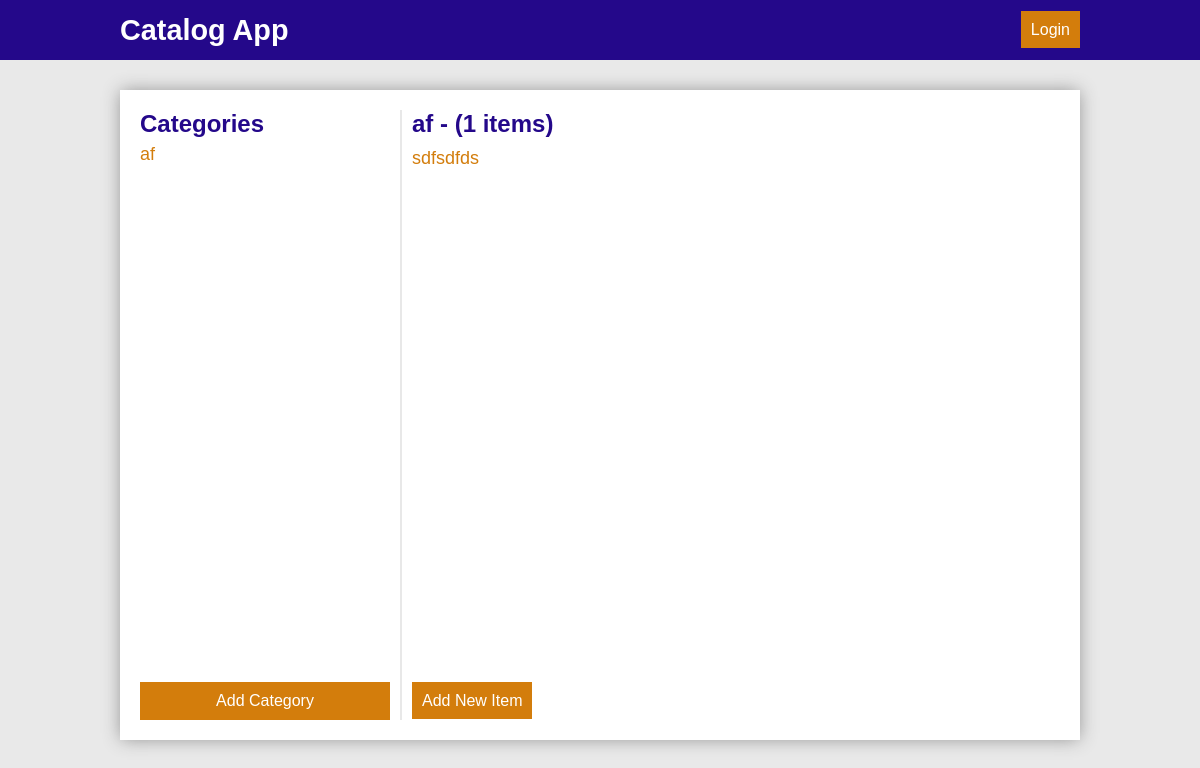
The app's page /catalog/1/items, older data.
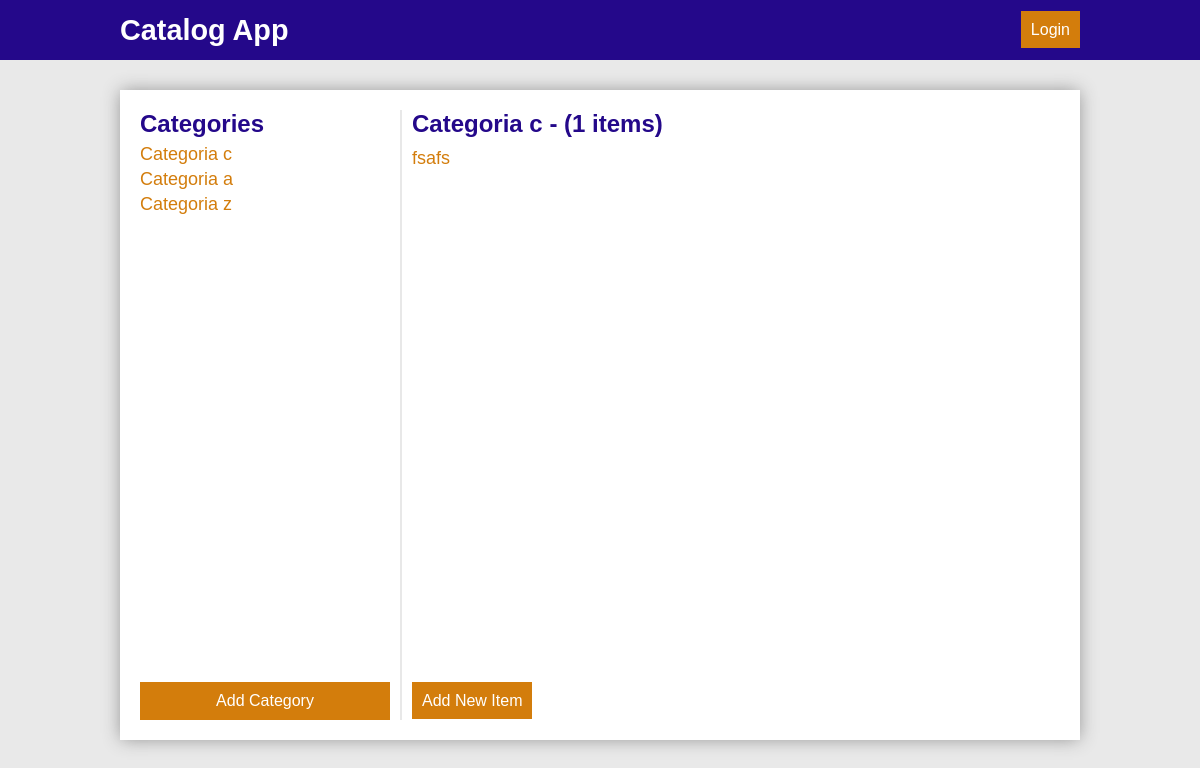
The same page, newer data.
### models.py (models this page shows, shortened)
class Category(Base):
    __tablename__ = 'category'
    id = Column(Integer, primary_key=True)
    title = Column(String(120), nullable=False)
    user_id = Column(Integer, ForeignKey('user.id'))
    user = relationship(User)
    created_at = Column(TIMESTAMP, default=datetime.utcnow, nullable=False)
    updated_at = Column(TIMESTAMP, default=datetime.utcnow,
                        onupdate=datetime.utcnow, nullable=False)

class Item(Base):
    __tablename__ = 'item'
    id = Column(Integer, primary_key=True)
    title = Column(String(120), nullable=False)
    description = Column(String(400), nullable=False)
    user_id = Column(Integer, ForeignKey('user.id'))
    user = relationship(User)
    created_at = Column(TIMESTAMP, default=datetime.utcnow, nullable=False)
    updated_at = Column(TIMESTAMP, default=datetime.utcnow,
                        onupdate=datetime.utcnow, nullable=False)
    categoryId = Column(Integer, ForeignKey('category.id'))
    category = relationship(Category)

### main.py (the view)
@app.route("/catalog/<int:categoryId>/items")
def showCatalogItems(categoryId):
    categories = crud.getAllCategories()
    items = crud.getItemsByCategory(categoryId)
    category = crud.getCategoryById(categoryId)
    return render_template('items.html', categories=categories, items=items, itemsCount=len(items), category=category)  # noqa

### crud.py (called while the page is built)
def getAllCategories():
    return session.query(Category).all()

def getItemsByCategory(categoryId):
    return session.query(Item).order_by(
        Item.created_at).filter_by(categoryId=categoryId).all()

def getCategoryById(categoryId):
    return session.query(Category).filter_by(id=categoryId).one()

### main.py (called while the page is built)
@app.before_request
def getCurrentUser():
    if 'email' in login_session:
        user = crud.getUserByEmail(login_session['email'])
        if user is not None:
            g.user = user
            g.userId = user.id
            g.userName = user.name
            g.userPicture = user.picture
            g.userEmail = user.email
    else:
        g.user = None

### templates/items.html (shortened to what this page needs)
{% extends "layout.html" %} {% block title %}Index{% endblock %} {% block head %} {{ super() }} {% endblock %}{%block navbar%}{{
super() }}{%endblock%}{% block content %}
<aside id="side">
    <div>
        <h3>Categories</h3>
        <ul>
            {% for c in categories %}
            <li>
                <a href="{{url_for('showCatalogItems', categoryTitle = c.title, categoryId = c.id)}}" class="list-item">{{c.title}}</a>
            </li>
            {% endfor %}
        </ul>
    </div>
    <a href="{{url_for('newCategory')}}" class="btn btn-primary">Add Category</a>
</aside>
<div id="line"></div>
<article id="article" class="main">
    <div>
        <div id="top-article">
            <h2>{{category.title}} - ({{itemsCount}} items) </h2>
        </div>
        <ul>
            {% for i in items %}
            <li>
                <a href="{{url_for('showItem', catalogItemId = i.category.id, itemId = i.id)}}" class="list">{{i.title}}
            </li>
            {% endfor %}
        </ul>
    </div>
    <div id="buttons">
        <a href="{{url_for('newItem')}}" class="btn btn-primary">Add New Item</a>
    </div>
</article>
{% endblock %}

Row changes from the older to the newer data that the page shows:
removed Item: title "sdfsdfds"
changed Category: title "af" → "Categoria c"
added Category: title "Categoria a"
added Category: title "Categoria z"
added Item: title "fsafs"
